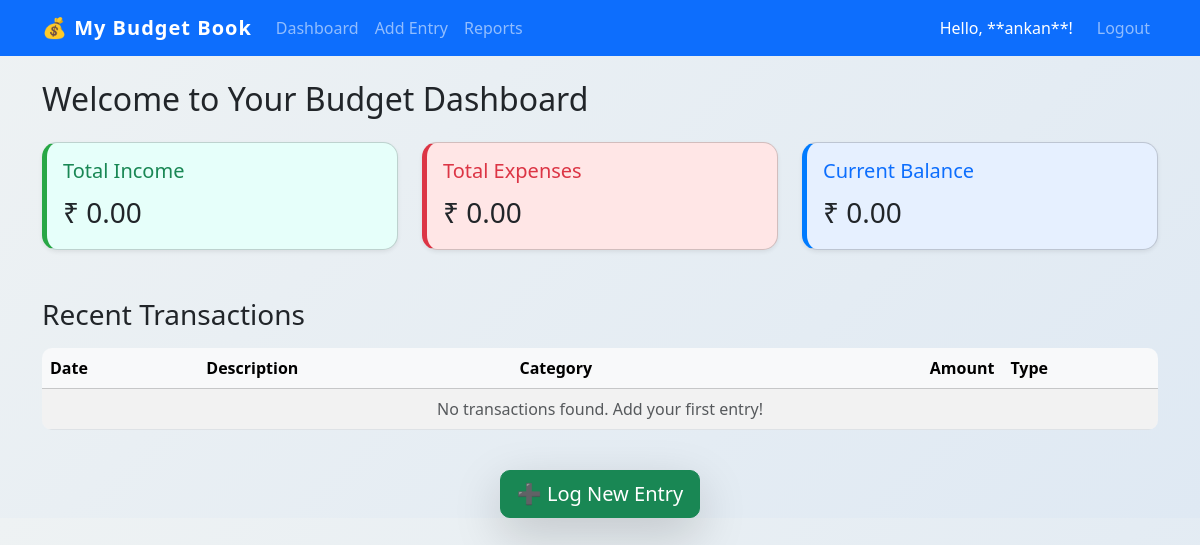
Page / (signed in) on the earlier database version.
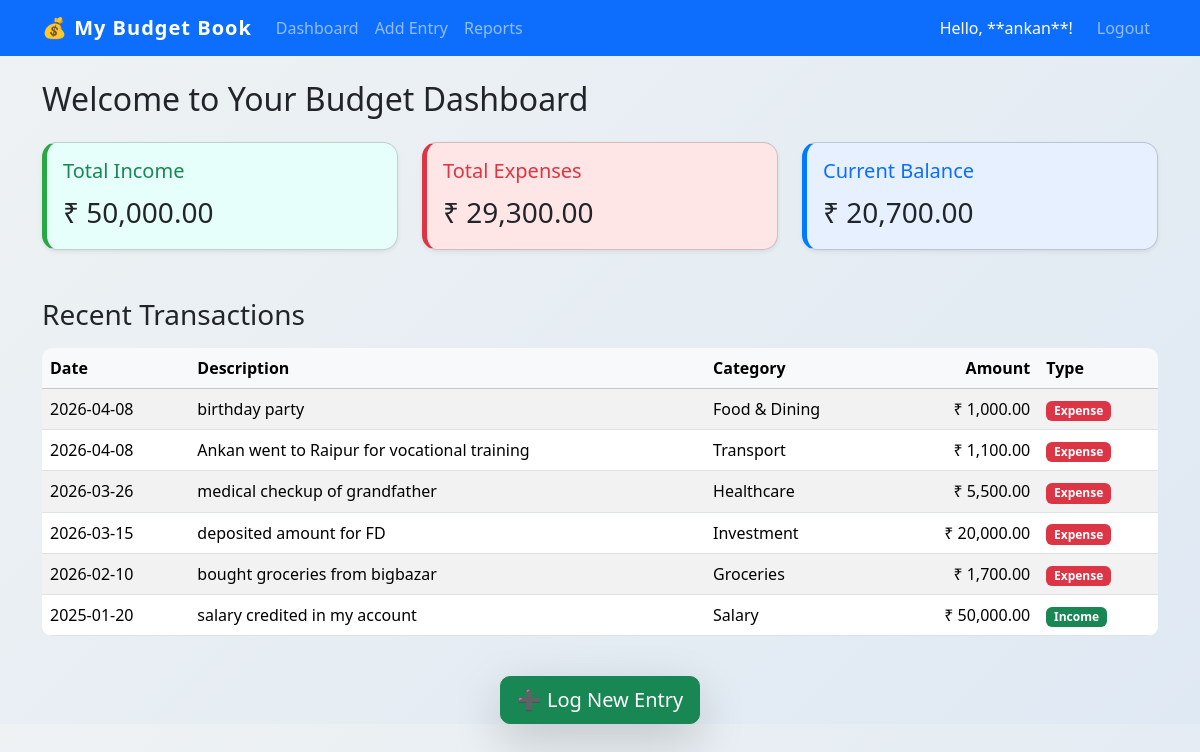
Same page on the later database version.
### tables this page shows
CREATE TABLE users (
    id INTEGER PRIMARY KEY AUTOINCREMENT,
    username TEXT UNIQUE NOT NULL,
    password TEXT NOT NULL
);

CREATE TABLE transactions (
    id INTEGER PRIMARY KEY AUTOINCREMENT,
    user_id INTEGER NOT NULL,
    date TEXT NOT NULL,
    amount REAL NOT NULL,
    type TEXT NOT NULL, 
    category TEXT NOT NULL,
    description TEXT,
    FOREIGN KEY (user_id) REFERENCES users (id)
);

### app.py (the view)
@app.route('/')
@login_required
def dashboard():
    user_id = g.user['id']
    db = get_db()
    try:
        transactions = db.execute(
            'SELECT * FROM transactions WHERE user_id = ? ORDER BY date DESC LIMIT 10',
            (user_id,)
        ).fetchall()
    except sqlite3.OperationalError:
        transactions = [] # Handle case where table doesn't exist yet
    try:
        total_income = db.execute(
            "SELECT SUM(amount) FROM transactions WHERE user_id = ? AND type = 'Income'",
            (user_id,)
        ).fetchone()[0] or 0
        total_expense = db.execute(
            "SELECT SUM(amount) FROM transactions WHERE user_id = ? AND type = 'Expense'",
            (user_id,)
        ).fetchone()[0] or 0
    except sqlite3.OperationalError:
        total_income = 0
        total_expense = 0
    balance = total_income - total_expense
    return render_template('index.html',
                           transactions=transactions,
                           total_income=total_income,
                           total_expense=total_expense,
                           balance=balance)

### app.py (called while the page is built)
def get_db():
    db = getattr(g, '_database', None)
    if db is None:
        db = g._database = sqlite3.connect(
            DATABASE,
            detect_types=sqlite3.PARSE_DECLTYPES
        )
        db.row_factory = sqlite3.Row
    return db

@app.teardown_appcontext
def close_connection(exception):
    db = getattr(g, '_database', None)
    if db is not None:
        db.close()

@app.before_request
def load_logged_in_user():
    user_id = session.get('user_id')
    if user_id is None:
        g.user = None
    else:
        try:
            g.user = get_db().execute(
                'SELECT * FROM users WHERE id = ?', (user_id,)
            ).fetchone()
        except sqlite3.OperationalError:
            g.user = None

def login_required(view):
    from functools import wraps
    @wraps(view)
    def wrapped_view(*args, **kwargs):
        if g.user is None:
            flash('Please log in to view this page.', 'warning')
            return redirect(url_for('login'))
        return view(*args, **kwargs)
    return wrapped_view

### templates/index.html
{% extends 'layout.html' %}
{% block content %}
<h2 class="mb-4">Welcome to Your Budget Dashboard</h2>
<div class="row mb-5">
    <div class="col-md-4">
        <div class="card budget-card-income shadow-sm">
            <div class="card-body">
                <h5 class="card-title text-success">Total Income</h5>
                <p class="card-text fs-3">₹ {{ "{:,.2f}".format(total_income) }}</p>
            </div>
        </div>
    </div>
    <div class="col-md-4">
        <div class="card budget-card-expense shadow-sm">
            <div class="card-body">
                <h5 class="card-title text-danger">Total Expenses</h5>
                <p class="card-text fs-3">₹ {{ "{:,.2f}".format(total_expense) }}</p>
            </div>
        </div>
    </div>
    <div class="col-md-4">
        <div class="card budget-card-balance shadow-sm">
            <div class="card-body">
                <h5 class="card-title text-primary">Current Balance</h5>
                <p class="card-text fs-3">₹ {{ "{:,.2f}".format(balance) }}</p>
            </div>
        </div>
    </div>
</div>
<h3 class="mb-3">Recent Transactions</h3>
<div class="table-responsive">
    <table class="table table-hover table-striped">
        <thead class="table-light">
            <tr>
                <th>Date</th>
                <th>Description</th>
                <th>Category</th>
                <th class="text-end">Amount</th>
                <th>Type</th>
            </tr>
        </thead>
        <tbody>
            {% for trans in transactions %}
            <tr class="{% if trans.type == 'Expense' %}text-danger{% else %}text-success{% endif %}">
                <td>{{ trans.date }}</td>
                <td>{{ trans.description or 'N/A' }}</td>
                <td>{{ trans.category }}</td>
                <td class="text-end">₹ {{ "{:,.2f}".format(trans.amount) }}</td>
                <td><span class="badge bg-{% if trans.type == 'Expense' %}danger{% else %}success{% endif %}">{{ trans.type }}</span></td>
            </tr>
            {% else %}
            <tr>
                <td colspan="5" class="text-center text-muted">No transactions found. Add your first entry!</td>
            </tr>
            {% endfor %}
        </tbody>
    </table>
</div>
<div class="text-center mt-4">
    <a href="{{ url_for('add_transaction') }}" class="btn btn-lg btn-success shadow-lg">➕ Log New Entry</a>
</div>
{% endblock %}

### templates/layout.html (shortened to what this page needs)
<!doctype html>
<html lang="en">
<head>
    <link href="https://cdn.jsdelivr.net/npm/bootstrap@5.3.3/dist/css/bootstrap.min.css" rel="stylesheet">
    <link rel="stylesheet" href="{{ url_for('static', filename='css/style.css') }}">
</head>
<body>
    <nav class="navbar navbar-expand-lg navbar-dark bg-primary sticky-top">
        <div class="container">
            <a class="navbar-brand" href="{{ url_for('dashboard') }}">💰 My Budget Book</a>
            <div class="collapse navbar-collapse" id="navbarNav">
                <ul class="navbar-nav me-auto">
                    {% if g.user %}
                    <li class="nav-item">
                        <a class="nav-link" href="{{ url_for('dashboard') }}">Dashboard</a>
                    </li>
                    <li class="nav-item">
                        <a class="nav-link" href="{{ url_for('add_transaction') }}">Add Entry</a>
                    </li>
                    <li class="nav-item">
                        <a class="nav-link" href="{{ url_for('report') }}">Reports</a>
                    </li>
                    {% endif %}
                </ul>
                <ul class="navbar-nav">
                    {% if g.user %}
                    <li class="nav-item">
                        <span class="nav-link text-white">Hello, **{{ g.user.username }}**!</span>
                    </li>
                    <li class="nav-item">
                        <a class="nav-link btn btn-sm btn-outline-light ms-2" href="{{ url_for('logout') }}">Logout</a>
                    </li>
                    {% endif %}
                </ul>
            </div>
        </div>
    </nav>
    <div class="container mt-4">
        {% block content %}{% endblock %}
    </div>
</body>
</html>

### static/css/style.css (style rules this page uses)
body { background: linear-gradient(135deg, #eef2f3, #dfe9f3); font-family: 'Segoe UI', Tahoma, Geneva, Verdana, sans-serif; }
.card { border-radius: 15px; transition: transform 0.2s ease, box-shadow 0.2s ease; }
.budget-card-income { background: #e6fffa; }
.budget-card-expense { background: #ffe6e6; }
.budget-card-balance { background: #e6f0ff; }
.btn { border-radius: 10px; transition: all 0.2s ease; }
.table { border-radius: 10px; overflow: hidden; }
.navbar-brand { font-weight: bold; letter-spacing: 1px; }

### templates/layout.html (style rules this page uses)
.budget-card-income { border-left: 5px solid #28a745; }
.budget-card-expense { border-left: 5px solid #dc3545; }
.budget-card-balance { border-left: 5px solid #007bff; }

Differences in the rows shown:
added transactions: amount "1,000.00"
added transactions: amount "1,100.00"
added transactions: amount "5,500.00"
added transactions: amount "20,000.00"
added transactions: amount "1,700.00"
added transactions: amount "50,000.00"
Other differences:
{{ "{:,.2f}".format(total_income) }}: "0.00" → "50,000.00"
{{ "{:,.2f}".format(total_expense) }}: "0.00" → "29,300.00"
{{ "{:,.2f}".format(balance) }}: "0.00" → "20,700.00"
text no longer shown: "No transactions found. Add your first entry!"
